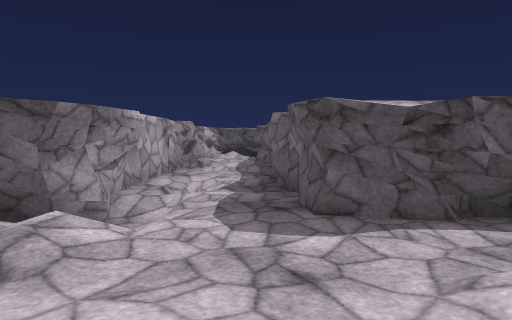
view 1 (above)

18 first-person views from a walk through a 3-D level made in the Unity game engine. The camera is 1.4 m above the floor, tilts 4° down and sees 75° across. The floor is counted in squares, 2 m on a side. Each view is taken from the middle of a square. On the plan, view 1 faces up. The plan holds only what a view shows up to about 10 squares ahead; the rest is blank. The place goes on beyond the plan. The player character is not drawn. Surface patterns are stand-ins for the level's own textures.

view 2
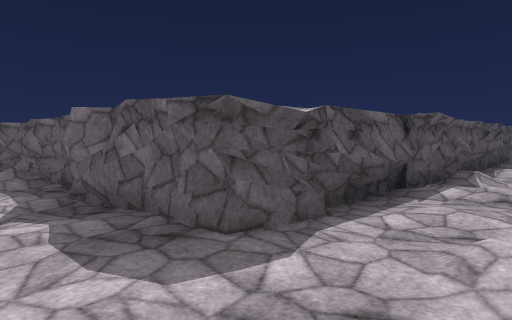

view 3
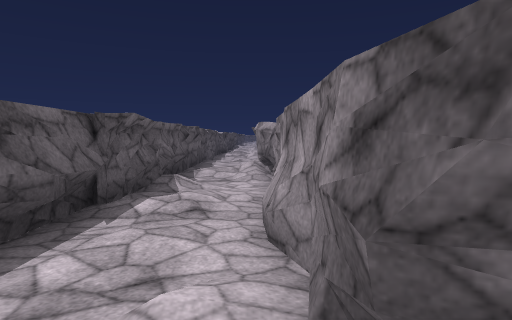

view 4
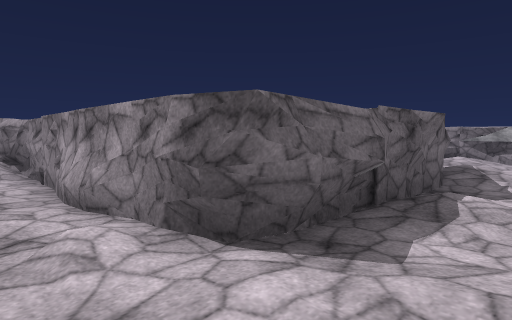

view 5
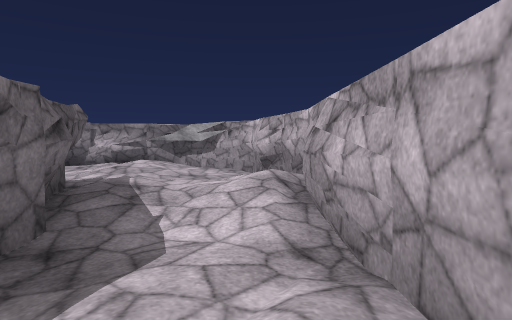

view 6
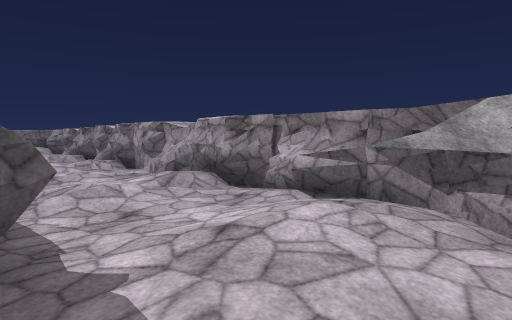

view 7
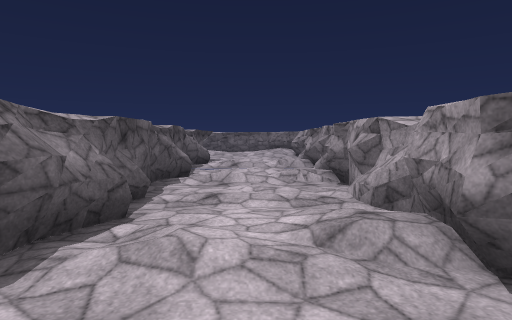

view 8
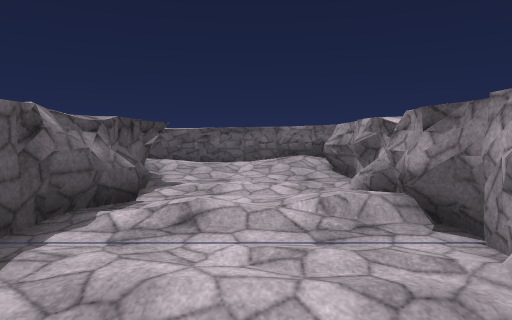

view 9
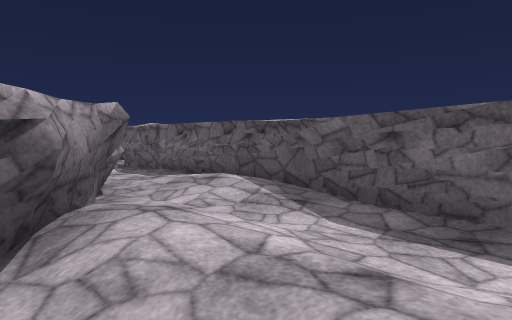

view 10
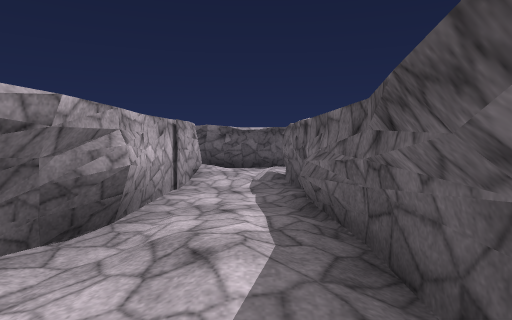

view 11
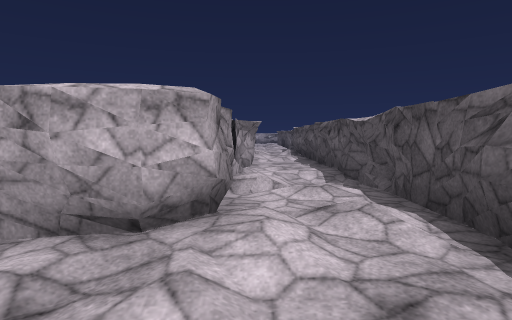

view 12
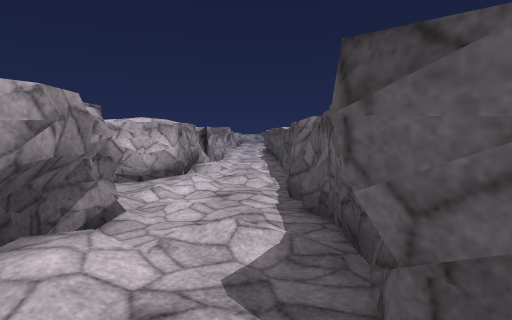

view 13
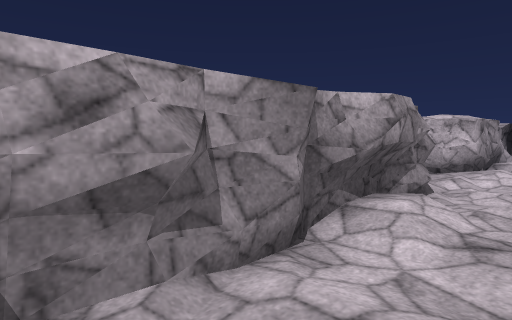

view 14
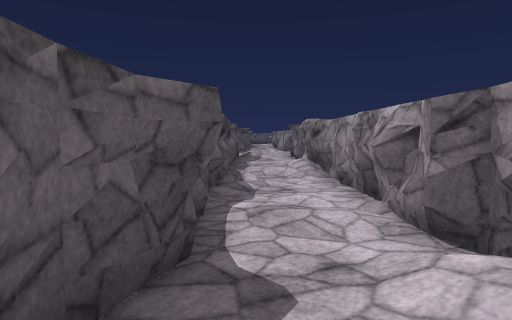

view 15
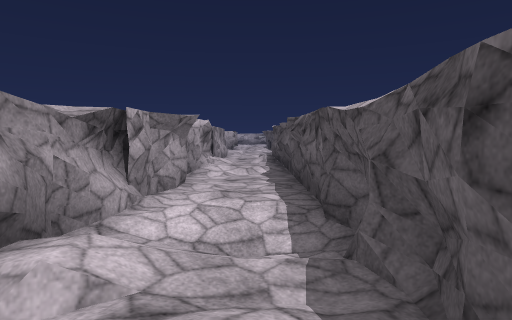

view 16
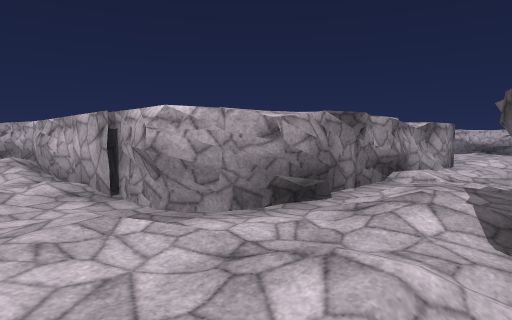

view 17
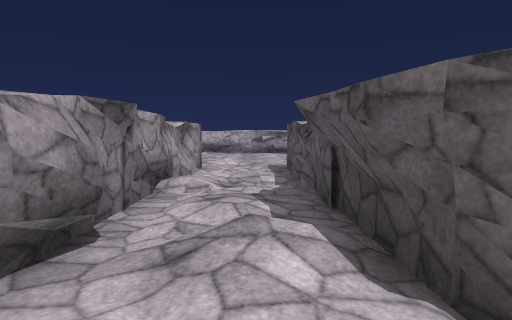

view 18
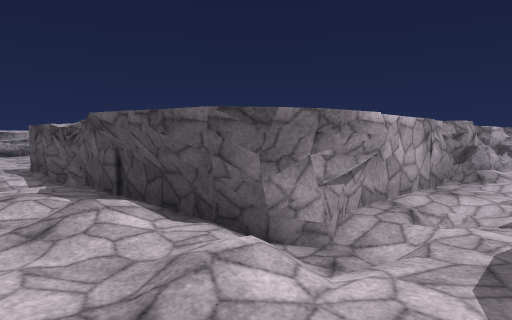

### Floor plan
Key: @ floor where view 1 was taken; # wall or solid block; . main floor; : floor 0.25 m higher than the main floor; - floor 0.25 m lower than the main floor; + floor 0.5 m higher than the main floor; / step, stairs or slope; = window, fence, low wall or low ledge.
Columns run from 8 left of view 1 to 22 right of it. Each row starts with its distance up from view 1.
 10       ###
  9       #.#
  8       #/.#
  7       #..#
  6       #..#
  5       #-.#
  4       #..#
  3 #######/.######################
  2 ./..:+......:/....../../.../...
  1 //:..#..:......##...//..:.//...
  0 #######.@################.#####
 -1       #..#             ##.#
 -2       #:.#             #..#
 -3       #..#             ##:#
 -4       #::#             #.:#
 -5       #+:##           ##.:#
 -6       # ..#############+..#
 -7        #-..-.......:...:..#
 -8        #.::-:.../..:...+.##
 -9        ###...:..//./.../=#
-10          ##############=##

Where each view was taken, in squares from view 1:
view 1: 0 up, 0 right, facing up
view 2: 1 up, 1 left, facing up-right
view 3: 1 up, 0 right, facing right
view 4: 2 up, 1 left, facing down-right
view 5: 1 down, 1 left, facing down
view 6: 6 down, 0 right, facing down-right
view 7: 8 down, 2 right, facing right
view 8: 8 down, 8 right, facing right
view 9: 8 down, 14 right, facing up-right
view 10: 6 down, 17 right, facing up
view 11: 1 up, 18 right, facing left
view 12: 2 up, 21 right, facing left
view 13: 2 up, 22 right, facing down-left
view 14: 2 up, 18 right, facing right
view 15: 2 up, 15 right, facing left
view 16: 3 up, 0 right, facing down-left
view 17: 2 up, 1 left, facing left
view 18: 1 up, 0 right, facing up-left
